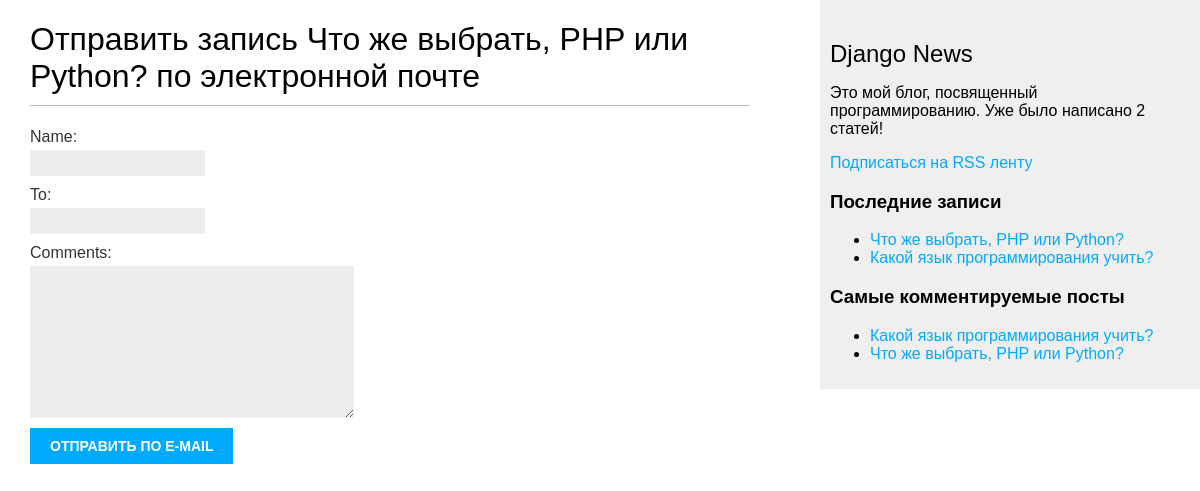
Before: /blog/2/share/ with the older database file.
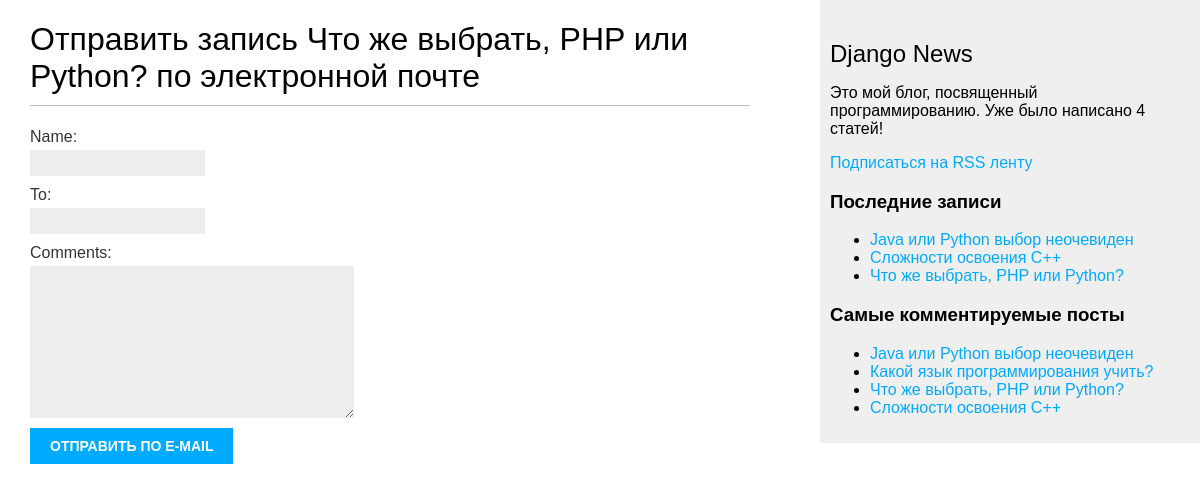
After: the same page with the newer database file.
### blog/models.py (models this page shows, shortened)
class Post(models.Model):
    class Status(models.TextChoices):
        DRAFT = 'DF', 'Draft'
        PUBLISHED = 'PB', 'Published'
    title = models.CharField(max_length=250)
    slug = models.SlugField(max_length=250,
                            unique_for_date='publish')
    author = models.ForeignKey(User,
                               on_delete=models.CASCADE,
                               related_name='blog_posts')
    body = models.TextField()
    publish = models.DateTimeField(default=timezone.now)
    created = models.DateTimeField(auto_now_add=True)
    updated = models.DateTimeField(auto_now=True)
    status = models.CharField(max_length=2,
                              choices=Status.choices,
                              default=Status.DRAFT)
    tags = TaggableManager()
    objects = models.Manager()
    published = PublishedManager()
    class Meta:
        ordering = ['-publish']
        indexes = [
            models.Index(fields=['-publish'])
        ]
        verbose_name = 'Запись блога'
        verbose_name_plural = 'Записи блога'
    def get_absolute_url(self):
        return reverse('blog:post_detail',
                       args=[self.publish.year,
                             self.publish.month,
                             self.publish.day,
                             self.slug])

### blog/views.py (the view)
def post_share(request, post_id):
    post = get_object_or_404(Post,
                             id=post_id,
                             status=Post.Status.PUBLISHED)
    sent = False
    if request.method == 'POST':
        form = EmailPostForm(request.POST)
        if form.is_valid():
            cd = form.cleaned_data
            post_url = request.build_absolute_uri(
                post.get_absolute_url())
            subject = f"{cd['name']} рекомендует почитать {post.title}"
            message = f"Почитай статью '{post.title}' по адресу {post_url}\n\n " \
                      f"{cd['name']} комментирует: {cd['comments']}"
            send_mail(subject, message, 'romangvaramadze@gmail.com', [cd['to']])
            sent = True
    else:
        form = EmailPostForm()
    return render(request, 'blog/post/share.html',
                  {'post': post,
                   'form': form,
                   'sent': sent})

### blog/forms.py
class EmailPostForm(forms.Form):
    name = forms.CharField(max_length=25)
    to = forms.EmailField()
    comments = forms.CharField(required=False,
                               widget=forms.Textarea)

### blog/models.py (called while the page is built)
    def get_queryset(self):
        return super().get_queryset().filter(status=Post.Status.PUBLISHED)

### blog/templatetags/blog_tags.py (called while the page is built)
@register.simple_tag
def total_posts():
    return Post.published.count()

@register.inclusion_tag('blog/post/latest_posts.html')
def show_latest_posts(count=5):
    latest_posts = Post.published.order_by('-publish')[:count]
    return {'latest_posts': latest_posts}

@register.simple_tag
def get_most_commented_posts(count=5):
    return Post.published.annotate(
        total_comments=Count('comments')
    ).order_by('-total_comments')[:count]

### blog/templates/blog/post/share.html (shortened to what this page needs)
{% extends "blog/base.html" %}
{% block content %}
{% if sent %}
<h1>Сообщение успешно отправлено</h1>
<p>
    "{{post.title}}" было успешно отправлено пользователю {{form.cleaned_data.to}}.
</p>
{% else %}
<h1>Отправить запись {{post.title}} по электронной почте</h1>
<form method="post">
    {{form.as_p}}
    <input type="submit" value="Отправить по e-mail">
</form>
{% endif %}
{% endblock %}

### blog/templates/blog/base.html (shortened to what this page needs)
{% load blog_tags %}
{% load static %}
<!DOCTYPE html>
<html>
<head>
    <link href="{% static 'css/blog.css' %}" rel="stylesheet">
</head>
<body>
<div id="content">
    {% block content %}
    {% endblock %}
</div>
<div id="sidebar">
    <h2><a href="{% url 'blog:post_list' %}" style="color:black">Django News</a></h2>
    <p>
        Это мой блог, посвященный программированию.
        Уже было написано {% total_posts %} статей!
    </p>
    <p>
        <a href="{% url 'blog:post_feed' %}">
            Подписаться на RSS ленту
        </a>
    </p>
    <h3>Последние записи</h3>
    {% show_latest_posts 3 %}
    <h3>Самые комментируемые посты</h3>
    {% get_most_commented_posts as most_commented_posts %}
    <ul>
        {% for post in most_commented_posts %}
        <li>
            <a href="{{post.get_absolute_url}}">{{post.title}}</a>
        </li>
        {% endfor %}
    </ul>
</div>
</body>
</html>

### blog/templates/blog/post/latest_posts.html
<ul>
  {% for post in latest_posts %}
  <li>
    <a href="{{post.get_absolute_url}}">{{post.title}}</a>
  </li>
  {% endfor %}
</ul>

Changed rows visible on the page:
no longer on one of the page's lists (row unchanged): Post: title "Какой язык программирования учить?"
added Post: title "Java или Python выбор неочевиден"
added Post: title "Сложности освоения C++"
Other visible differences:
text no longer shown: "2"
text now shown: "4"
